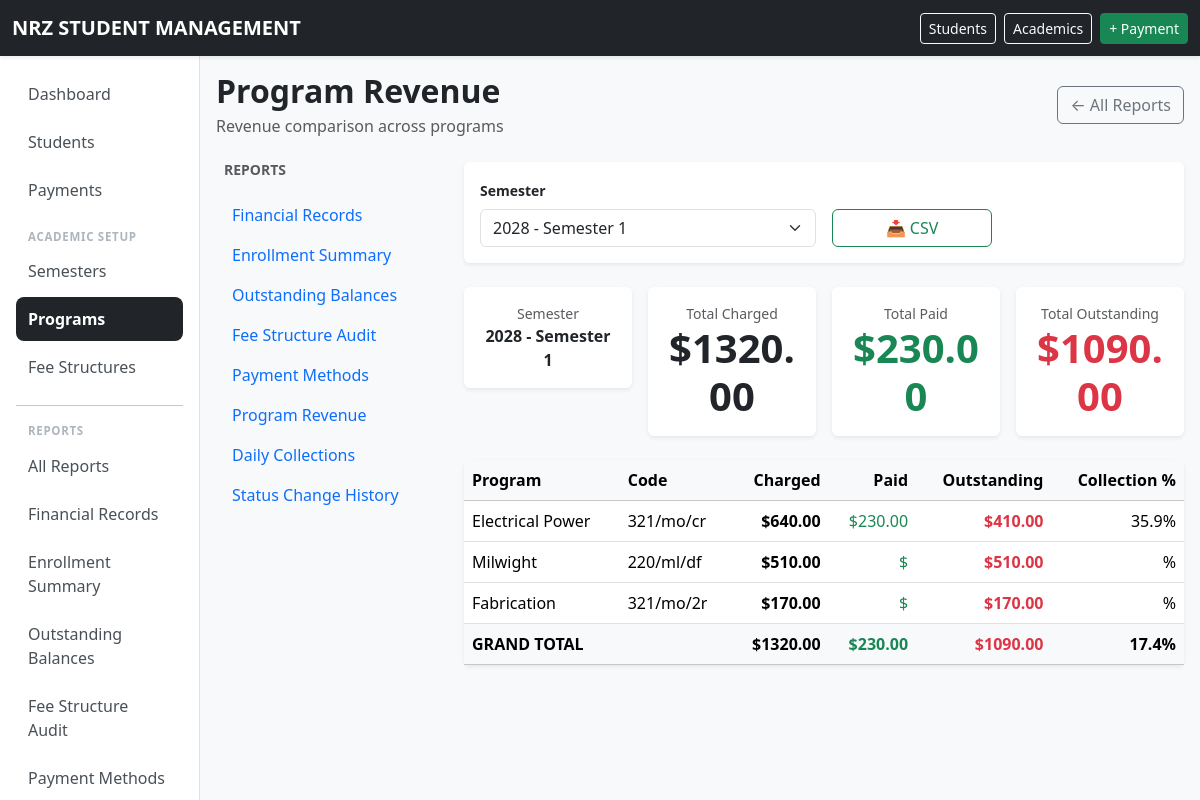
Screenshot of /reports/program-revenue/ (signed in) with the database file from the repository.
### school/models.py (models this page shows, shortened)
class Semester(models.Model):
    PERIOD_CHOICES = [
        (1, "Semester Period 1"),
        (2, "Semester Period 2"),
    ]
    academic_year = models.ForeignKey(
        AcademicYear,
        on_delete=models.PROTECT,
        related_name="semesters",
    )
    number = models.PositiveSmallIntegerField(
        choices=PERIOD_CHOICES,
    )
    start_date = models.DateField()
    end_date = models.DateField()
    class Meta:
        ordering = ["-academic_year__name", "number"]
        constraints = [
            models.UniqueConstraint(
                fields=["academic_year", "number"],
                name="unique_semester_period_per_year",
            ),
        ]
    def __str__(self):
        return f"{self.academic_year.name} - Semester {self.number}"

class AcademicYear(models.Model):
    name = models.CharField(
        max_length=20,
        unique=True,
    )
    start_date = models.DateField()
    end_date = models.DateField()
    is_current = models.BooleanField(
        default=False,
    )
    class Meta:
        ordering = ["-name"]
        constraints = [
            models.UniqueConstraint(
                fields=["is_current"],
                condition=Q(is_current=True),
                name="only_one_current_academic_year",
            ),
        ]

class Program(models.Model):
    CATEGORY_CHOICES = [
        ("NC", "National Certificate"),
        ("NQ", "National Qualification"),
        ("OTHER", "Other"),
    ]
    code = models.CharField(
        max_length=30,
        unique=True,
    )
    name = models.CharField(
        max_length=150,
        unique=True,
    )
    description = models.TextField(
        blank=True,
    )
    duration_years = models.PositiveSmallIntegerField()
    category = models.CharField(
        max_length=10,
        choices=CATEGORY_CHOICES,
        default="OTHER",
    )
    active = models.BooleanField(
        default=True,
    )
    class Meta:
        ordering = ["name"]

### school/views.py (the view, shortened to what this page needs)
# urls.py: path("reports/program-revenue/", views.program_revenue_report, name="program_revenue_report"),
@permission_required("school.can_view_financial_reports", raise_exception=True)
def program_revenue_report(request):
    today = get_current_date()
    current_semester = Semester.objects.filter(
        start_date__lte=today, end_date__gte=today
    ).first()
    semester = _get_filtered_semester(request, current_semester)
    export_format = request.GET.get("format")
    revenue_data = program_revenue(semester)
    for item in revenue_data:
        charged = item["charged"] or Decimal("0")
        paid = item["paid"] or Decimal("0")
        item["outstanding"] = charged - paid
        item["collection_rate"] = (paid / charged * 100) if charged > 0 else 0
    total_charged = sum(item["charged"] or Decimal("0") for item in revenue_data)
    total_paid = sum(item["paid"] or Decimal("0") for item in revenue_data)
    total_outstanding = sum(item["outstanding"] for item in revenue_data)
    overall_collection_rate = (total_paid / total_charged * 100) if total_charged > 0 else 0
    all_semesters = Semester.objects.select_related("academic_year").order_by(
        "-academic_year__name", "number"
    )
    context = {
        "semester": semester,
        "revenue_data": revenue_data,
        "all_semesters": all_semesters,
        "today": today,
        "total_charged": total_charged,
        "total_paid": total_paid,
        "total_outstanding": total_outstanding,
        "overall_collection_rate": overall_collection_rate,
        "report": next((r for r in REPORTS if r["view"] == "program_revenue_report"), None),
        "reports": REPORTS,
    }
    return render(request, "school/reports/program_revenue.html", context)

### school/context_processors.py (called while the page is built)
def time_override_enabled(request):
    return {
        'ENABLE_TIME_OVERRIDE': getattr(settings, 'ENABLE_TIME_OVERRIDE', False)
    }

### school/models.py (called while the page is built)
def program_revenue(semester):
    return StudentCharge.objects.filter(
        fee_item__fee_structure__semester=semester
    ).values(
        "fee_item__fee_structure__program__id",
        "fee_item__fee_structure__program__name",
        "fee_item__fee_structure__program__code"
    ).annotate(
        charged=Sum("amount"),
        paid=Sum(
            "student__payments__amount",
            filter=Q(student__payments__semester=semester)
        )
    ).order_by("-charged")

    @classmethod
    def get_frozen_time(cls):
        obj = cls.objects.first()
        return obj.frozen_datetime if obj else None

### school/templatetags/school_tags.py (called while the page is built)
@register.filter
def mul(value, arg):
    try:
        return value * arg
    except (ValueError, TypeError):
        return value

@register.filter
def div(value, arg):
    try:
        if arg == 0:
            return 0
        return value / arg
    except (ValueError, TypeError):
        return value

### school/utils/time_utils.py (called while the page is built)
def get_current_datetime():
    if getattr(settings, 'ENABLE_TIME_OVERRIDE', False):
        from school.models import TimeOverride
        frozen = TimeOverride.get_frozen_time()
        if frozen is not None:
            if timezone.is_naive(frozen):
                frozen = timezone.make_aware(frozen)
            return frozen
    return timezone.now()

def get_current_date():
    return get_current_datetime().date()

### school/views.py (called while the page is built, shortened)
def _get_filtered_semester(request, default_semester=None):
    today = get_current_date()
    semester_id = request.GET.get("semester")
    if semester_id:
        try:
            return Semester.objects.select_related("academic_year").get(pk=semester_id)
        except Semester.DoesNotExist:
            pass
    if default_semester:
        return default_semester

### templates/school/reports/program_revenue.html (shortened to what this page needs)
{% extends "school/reports/_base.html" %}
{% load school_tags %}
{% block report_content %}
<form method="get" class="card border-0 shadow-sm mb-4 filter-form print-hidden">
    <div class="card-body">
        <div class="row g-3 align-items-end flex-wrap">
            <div class="col-12 col-md-6">
                <label class="form-label fw-semibold small">Semester</label>
                <select name="semester" class="form-select" onchange="this.form.submit()">
                    {% for s in all_semesters %}
                    <option value="{{ s.pk }}" {% if semester and semester.pk == s.pk %}selected{% endif %}>
                        {{ s }}
                    </option>
                    {% endfor %}
                </select>
            </div>
            <div class="col-12 col-md-3">
                <div class="d-flex gap-2">
                    <a href="?format=csv{% if semester %}&semester={{ semester.pk }}{% endif %}"
                       class="btn btn-outline-success w-100">
                        📥 CSV
                    </a>
                </div>
            </div>
        </div>
    </div>
</form>
{% if semester %}
<div class="row g-3 mb-4">
    <div class="col-6 col-md-3">
        <div class="card border-0 shadow-sm text-center p-3">
            <div class="text-muted small">Semester</div>
            <div class="fw-bold">{{ semester }}</div>
        </div>
    </div>
    <div class="col-6 col-md-3">
        <div class="card border-0 shadow-sm text-center p-3">
            <div class="text-muted small">Total Charged</div>
            <div class="display-6 fw-bold">${{ total_charged|floatformat:2 }}</div>
        </div>
    </div>
    <div class="col-6 col-md-3">
        <div class="card border-0 shadow-sm text-center p-3">
            <div class="text-muted small">Total Paid</div>
            <div class="display-6 fw-bold text-success">${{ total_paid|floatformat:2 }}</div>
        </div>
    </div>
    <div class="col-6 col-md-3">
        <div class="card border-0 shadow-sm text-center p-3">
            <div class="text-muted small">Total Outstanding</div>
            <div class="display-6 fw-bold text-danger">${{ total_outstanding|floatformat:2 }}</div>
        </div>
    </div>
</div>
<div class="card border-0 shadow-sm">
    <div class="card-body p-0">
        {% if revenue_data %}
        <div class="table-responsive">
            <table class="table table-hover mb-0">
                <thead class="table-light">
                    <tr>
                        <th>Program</th>
                        <th>Code</th>
                        <th class="text-end">Charged</th>
                        <th class="text-end">Paid</th>
                        <th class="text-end">Outstanding</th>
                        <th class="text-end">Collection %</th>
                    </tr>
                </thead>
                <tbody>
                    {% for item in revenue_data %}
                    <tr>
                        <td>{{ item.fee_item__fee_structure__program__name }}</td>
                        <td>{{ item.fee_item__fee_structure__program__code }}</td>
                        <td class="text-end fw-bold">${{ item.charged|floatformat:2 }}</td>
                        <td class="text-end text-success">${{ item.paid|floatformat:2 }}</td>
                        <td class="text-end {% if item.outstanding > 0 %}text-danger{% else %}text-success{% endif %} fw-bold">
                            ${{ item.outstanding|floatformat:2 }}
                        </td>
                        <td class="text-end">
                            {% if item.charged > 0 %}
                                {{ item.paid|div:item.charged|mul:100|floatformat:1 }}%
                            {% else %}
                                0%
                            {% endif %}
                        </td>
                    </tr>
                    {% endfor %}
                </tbody>
                <tfoot class="table-light fw-bold">
                    <tr>
                        <td colspan="2">GRAND TOTAL</td>
                        <td class="text-end">${{ total_charged|floatformat:2 }}</td>
                        <td class="text-end text-success">${{ total_paid|floatformat:2 }}</td>
                        <td class="text-end text-danger">${{ total_outstanding|floatformat:2 }}</td>
                        <td class="text-end">
                            {% if total_charged > 0 %}{{ total_paid|div:total_charged|mul:100|floatformat:1 }}%{% else %}0%{% endif %}
                        </td>
                    </tr>
                </tfoot>
            </table>
        </div>
        {% else %}
        <div class="text-center py-5">
            <p class="text-muted mb-0">No revenue data for {{ semester }}.</p>
        </div>
        {% endif %}
    </div>
</div>
{% else %}
<div class="card border-0 shadow-sm">
    <div class="card-body text-center py-5">
        <p class="text-muted mb-0">Select a semester to view program revenue comparison.</p>
    </div>
</div>
{% endif %}
{% endblock %}

### templates/base.html (style rules this page uses)
body { margin: 0; padding: 0; background-color: #f8f9fa; }

### rows the page displays
Semester: academic_year+number "2028 - Semester 1"
Program: fee_item__fee_structure__program__name "Electrical Power", fee_item__fee_structure__program__code "321/mo/cr", charged "640.00", paid "230.00", outstanding "410.00", paid|div "35.9"
Program: fee_item__fee_structure__program__name "Milwight", fee_item__fee_structure__program__code "220/ml/df", charged "510.00", outstanding "510.00"
Program: fee_item__fee_structure__program__name "Fabrication", fee_item__fee_structure__program__code "321/mo/2r", charged "170.00", outstanding "170.00"

### other values shown
{{ report.name }} "Program Revenue"
{{ report.desc }} "Revenue comparison across programs"
{{ r.name }} "Financial Records" "Enrollment Summary" "Outstanding Balances" "Fee Structure Audit" "Payment Methods" "Program Revenue" "Daily Collections" "Status Change History"
{{ total_charged|floatformat:2 }} "1320.00"
{{ total_paid|floatformat:2 }} "230.00"
{{ total_outstanding|floatformat:2 }} "1090.00"
{{ total_paid|div:total_charged|mul:100|floatformat:1 }} "17.4"
form field semester "2028 - Semester 1"
